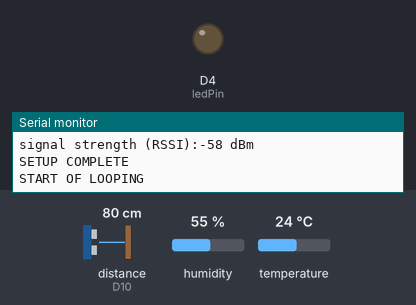
Simulated run of this sketch. Board: Arduino Uno R4 WiFi. On the bench: output pins drawn as LEDs (lit = HIGH), the last lines printed to the serial monitor. Inputs (shaded band) come from the test bench; at power-on: distance to the obstacle (sensor on D10) 80 cm, humidity 55 %, temperature 24 °C. The echo pulse lasts 58.3 µs per cm; WiFi joins after 1.5 s; servers stay silent unless stated; no MQTT or app messages arrive unless stated; pins used as bus, display or sensor lines are not drawn.

Above: at 12.6 s.
At 103.1 s:
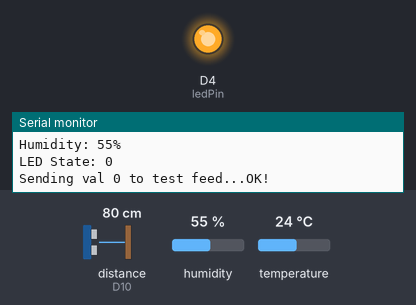
Timing chart, 0 to 104.6 s (numbered marks = the images above):
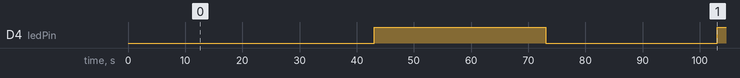

Measured:
- by itself, D4 (ledPin): LOW → HIGH at 43.0 s, → LOW 30.0 s later, → HIGH 30.0 s later

The sketch:

dht_led_mqtt_adafruit_basic.ino
```cpp
#include "WiFiS3.h"
#include "WiFiSSLClient.h"

#include "Adafruit_MQTT.h"
#include "Adafruit_MQTT_Client.h"

#include <DHT11.h>

#include "arduino_secrets.h"
#include "adafruit_secrets.h"
#include <ArduinoJson.h>

/////START GLOBAL STATES//////////////////

///////please enter your sensitive data in the Secret tab/arduino_secrets.h
char ssid[] = SECRET_SSID;      // your network SSID (name)
char pass[] = SECRET_PASS;      // your network password (use for WPA, or use as key for WEP)
int keyIndex = 0;               // your network key index number (needed only for WEP)

int status = WL_IDLE_STATUS;
WiFiServer server(80);

///////please enter your sensitive data in the Secret tab/adafruit_secrets.h
WiFiSSLClient sslClient;

// Setup the MQTT client class by passing in the WiFi client and MQTT server and login details.
Adafruit_MQTT_Client mqtt(&sslClient, AIO_SERVER, AIO_SERVERPORT_SECURE, AIO_USERNAME, AIO_KEY);


const int ledPin = 4; //LED pin #
const int dhtPin = 7; //DHT sensor pin #
const int sonarTrigPin = 9; //Ultrasonic sensor trigger pin
const int sonarEchoPin = 10; //Ultrasonic sensor echo pin
const int maxDistance = 200; //cm

unsigned long startMillis;
unsigned long currentMillis;
unsigned long maxPeriodMillis; //5mins; 1 sec = 1000 mils


float duration, distance;
int humidity, temperature;
bool ledOnState;

DHT11 dht11(dhtPin);

//MOCK WEB API SERVER SETUP
char *api_server = "api.weather.com";

const char* weather_ca =
"";

bool isStartofLoop = false;
int isLightOff = 0;

/****************************** Feeds ***************************************/

// Setup a feed called 'test' for publishing and subscribing
// Notice MQTT paths for AIO follow the form: <username>/feeds/<feedname>
Adafruit_MQTT_Publish pub_test = Adafruit_MQTT_Publish(&mqtt, AIO_USERNAME "/feeds/test");
Adafruit_MQTT_Subscribe test_sub = Adafruit_MQTT_Subscribe(&mqtt, AIO_USERNAME "/feeds/test");

/////END GLOBAL STATE////////////////

void setup() {
  // put your setup code here, to run once:
  Serial.begin(9600);

  delay(1000);
  Serial.println("SETUP STARTING");

  // Wifi Setup; Code Taken from Tutorial
  // check for the WiFi module:
  if (WiFi.status() == WL_NO_MODULE) {
    Serial.println("Communication with WiFi module failed!");
    // don't continue
    while (true);
  }

  String fv = WiFi.firmwareVersion();
  if (fv < WIFI_FIRMWARE_LATEST_VERSION) {
    Serial.println("Please upgrade the firmware");
  }

  // attempt to connect to WiFi network:
  while (status != WL_CONNECTED) {
    Serial.print("Attempting to connect to Network named: ");
    Serial.println(ssid);                   // print the network name (SSID);

    // Connect to WPA/WPA2 network. Change this line if using open or WEP network:
    status = WiFi.begin(ssid, pass);
    // wait 10 seconds for connection:
    delay(10000);
  }
  server.begin();                           // start the web server on port 80
  printWifiStatus();                        // you're connected now, so print out the status


  // Time Tracking Setup
  startMillis = millis();
  maxPeriodMillis = secondsToMillis(30); //300sec => 5min

  // LED/Sensor Setup
  pinMode(ledPin, OUTPUT);
  digitalWrite(ledPin, LOW);
  ledOnState = false;

  //Ultrasonic Sensor Setup
  pinMode(sonarTrigPin, OUTPUT);
  pinMode(sonarEchoPin, INPUT);

  // Set Adafruit IO's root CA
  sslClient.setCACert(adafruitio_root_ca_exp);
  mqtt.subscribe(&test_sub);

  Serial.println("SETUP COMPLETE");
}

void loop() {
  // put your main code here, to run repeatedly:

  if(!isStartofLoop){
  Serial.println("START OF LOOPING");
  isStartofLoop = true;
  }

  currentMillis = millis();

  if(currentMillis - startMillis >= maxPeriodMillis){
    //Sensor Reading
    sonarDistance(sonarTrigPin, sonarEchoPin);
    sensorDHT(temperature, humidity, dht11);

    Serial.print("LED State: ");
    Serial.println(digitalRead(ledPin));

    ledOnState = !ledOnState;
    digitalWrite(ledPin, ledOnState ? HIGH : LOW);

    //Web API Call
    // sslClient.setCACert(weather_ca);
    // getWeather();

    //MQTT Connect
    MQTT_connect();

    //MQTT Publish ==> Send data to MQTT broker
    // Now we can publish stuff!
    int32_t dummyVal = 0; //int failed because its 16-bit in uno, so we need to specify int32_t, 32bit
    Serial.print(F("\nSending val "));
    Serial.print(dummyVal);
    Serial.print(F(" to test feed..."));
    if (! pub_test.publish(dummyVal)) {
      Serial.println(F("Failed"));
    } else {
      Serial.println(F("OK!"));
    }

    // wait a couple seconds to avoid rate limit
    delay(2000);

    //MQTT Subscribe ==> Retrieve data from MQTT broker
    Adafruit_MQTT_Subscribe *subscription;

    //Wait one second for subscription feed from MQTT Adafruit
    //If the subscription is the test_sub subscription, print value
    //We could do elseif if we have other subscription like &sub_plant_water or %sub_plant_temp
    while ((subscription = mqtt.readSubscription(1000))) {
      if (subscription == &test_sub) {
        Serial.print(F("Received: "));
        Serial.println((char *)test_sub.lastread);
      }
    }

    //FIX TIMER
    startMillis = currentMillis;
  }
}

void sonarDistance(int trigP, int echoP){
  digitalWrite(trigP, LOW); //clears the trigger pin
  delayMicroseconds(2);
  digitalWrite(trigP, HIGH); // activate the trigger pin
  delayMicroseconds(10);
  digitalWrite(trigP, LOW); // turn off the trigger pin

  duration = pulseIn(echoP, HIGH); // read the echo pins, return the soundwave travel time in microseconds
  distance = (duration*.0343)/2; //calculate for distance in cm
  if(distance > 0){
    Serial.print("Distance: ");
    Serial.print(distance/2.54); //converts cm to in, 1 in = 2.5 cm
    Serial.println(" in");
  }

  // delay(1000);
}

void sensorDHT(int temp, int humid, DHT11 dht){
  int result = dht.readTemperatureHumidity(temp, humid);
  Serial.print("Temperature: ");
  Serial.print(temp);
  Serial.println("°C");
  Serial.print("Humidity: ");
  Serial.print(humid);
  Serial.println("%");
}

long secondsToMillis(int seconds){
  return seconds * 1000;
}

long minutesToMillis(int minutes){
  return minutes * 60 * 1000;
}

long hoursToMillis(int hours){
  return hours * 60 * 60 * 1000;
}

void printWifiStatus() {
  // print the SSID of the network you're attached to:
  Serial.print("SSID: ");
  Serial.println(WiFi.SSID());

  // print your board's IP address:
  IPAddress ip = WiFi.localIP();
  Serial.print("IP Address: ");
  Serial.println(ip);

  // print the received signal strength:
  long rssi = WiFi.RSSI();
  Serial.print("signal strength (RSSI):");
  Serial.print(rssi);
  Serial.println(" dBm");
}

//Code copied from Arduino Form
bool getWeather() {
  Serial.print("Starting connection to: ");
  Serial.println(api_server);
  if (sslClient.connect(api_server, 443)) {
    Serial.print("Connected to: ");
    Serial.println(api_server);
    sslClient.stop();
    }
  else {
    Serial.println("Connection failed");
    }
   return true;
}

// Function to connect and reconnect as necessary to the MQTT server.
// Should be called in the loop function and it will take care if connecting.
void MQTT_connect() {
  int8_t ret;

  // Stop if already connected.
  if (mqtt.connected()) {
    return;
  }

  Serial.print("Connecting to MQTT... ");

  uint8_t retries = 3;
  while ((ret = mqtt.connect()) != 0) { // connect will return 0 for connected
       Serial.println(mqtt.connectErrorString(ret));
       Serial.println("Retrying MQTT connection in 5 seconds...");
       mqtt.disconnect();
       delay(5000);  // wait 5 seconds
       retries--;
       if (retries == 0) {
         // basically die and wait for WDT to reset me
         while (1);
       }
  }

  Serial.println("MQTT Connected!");
}


//NOTES ABOUT POINTERS:
//----------------------------------------
//int a = 42;
//int* p = &a;   // p is a pointer to int
//Serial.println(*p);  // This prints the value at p → prints 42

//&	In front of var	Get address of a variable (make pointer)
//*	Declaring pointer	This is a pointer variable
//*	Using a pointer	Dereference—get or set pointed value
```

adafruit_secrets_template.h
```cpp
//adafruit_secrets.h header file
#define AIO_SERVER      "io.adafruit.com"

// Using port 8883 for MQTTS
#define AIO_SERVERPORT_SECURE  8883
#define AIO_SERVERPORT_UNSECURE 1883

// Adafruit IO Account Configuration
// (to obtain these values, visit https://io.adafruit.com and click on Active Key)
#define AIO_USERNAME "adafruit_username"
#define AIO_KEY      "adafruit_key"

// io.adafruit.com root CA certificate from example. Check often to see if it has updated. You will need this.
// https://github.com/adafruit/Adafruit_MQTT_Library/blob/master/examples/adafruitio_secure_esp32/adafruitio_secure_esp32.ino
const char* adafruitio_root_ca_exp = \
      "-----BEGIN CERTIFICATE-----\n"
      "MIIEjTCCA3WgAwIBAgIQDQd4KhM/xvmlcpbhMf/ReTANBgkqhkiG9w0BAQsFADBh\n"
      "MQswCQYDVQQGEwJVUzEVMBMGA1UEChMMRGlnaUNlcnQgSW5jMRkwFwYDVQQLExB3\n"
      "d3cuZGlnaWNlcnQuY29tMSAwHgYDVQQDExdEaWdpQ2VydCBHbG9iYWwgUm9vdCBH\n"
      "MjAeFw0xNzExMDIxMjIzMzdaFw0yNzExMDIxMjIzMzdaMGAxCzAJBgNVBAYTAlVT\n"
      "MRUwEwYDVQQKEwxEaWdpQ2VydCBJbmMxGTAXBgNVBAsTEHd3dy5kaWdpY2VydC5j\n"
      "b20xHzAdBgNVBAMTFkdlb1RydXN0IFRMUyBSU0EgQ0EgRzEwggEiMA0GCSqGSIb3\n"
      "DQEBAQUAA4IBDwAwggEKAoIBAQC+F+jsvikKy/65LWEx/TMkCDIuWegh1Ngwvm4Q\n"
      "yISgP7oU5d79eoySG3vOhC3w/3jEMuipoH1fBtp7m0tTpsYbAhch4XA7rfuD6whU\n"
      "gajeErLVxoiWMPkC/DnUvbgi74BJmdBiuGHQSd7LwsuXpTEGG9fYXcbTVN5SATYq\n"
      "DfbexbYxTMwVJWoVb6lrBEgM3gBBqiiAiy800xu1Nq07JdCIQkBsNpFtZbIZhsDS\n"
      "fzlGWP4wEmBQ3O67c+ZXkFr2DcrXBEtHam80Gp2SNhou2U5U7UesDL/xgLK6/0d7\n"
      "6TnEVMSUVJkZ8VeZr+IUIlvoLrtjLbqugb0T3OYXW+CQU0kBAgMBAAGjggFAMIIB\n"
      "PDAdBgNVHQ4EFgQUlE/UXYvkpOKmgP792PkA76O+AlcwHwYDVR0jBBgwFoAUTiJU\n"
      "IBiV5uNu5g/6+rkS7QYXjzkwDgYDVR0PAQH/BAQDAgGGMB0GA1UdJQQWMBQGCCsG\n"
      "AQUFBwMBBggrBgEFBQcDAjASBgNVHRMBAf8ECDAGAQH/AgEAMDQGCCsGAQUFBwEB\n"
      "BCgwJjAkBggrBgEFBQcwAYYYaHR0cDovL29jc3AuZGlnaWNlcnQuY29tMEIGA1Ud\n"
      "HwQ7MDkwN6A1oDOGMWh0dHA6Ly9jcmwzLmRpZ2ljZXJ0LmNvbS9EaWdpQ2VydEds\n"
      "b2JhbFJvb3RHMi5jcmwwPQYDVR0gBDYwNDAyBgRVHSAAMCowKAYIKwYBBQUHAgEW\n"
      "HGh0dHBzOi8vd3d3LmRpZ2ljZXJ0LmNvbS9DUFMwDQYJKoZIhvcNAQELBQADggEB\n"
      "AIIcBDqC6cWpyGUSXAjjAcYwsK4iiGF7KweG97i1RJz1kwZhRoo6orU1JtBYnjzB\n"
      "c4+/sXmnHJk3mlPyL1xuIAt9sMeC7+vreRIF5wFBC0MCN5sbHwhNN1JzKbifNeP5\n"
      "ozpZdQFmkCo+neBiKR6HqIA+LMTMCMMuv2khGGuPHmtDze4GmEGZtYLyF8EQpa5Y\n"
      "jPuV6k2Cr/N3XxFpT3hRpt/3usU/Zb9wfKPtWpoznZ4/44c1p9rzFcZYrWkj3A+7\n"
      "TNBJE0GmP2fhXhP1D/XVfIW/h0yCJGEiV9Glm/uGOa3DXHlmbAcxSyCRraG+ZBkA\n"
      "7h4SeM6Y8l/7MBRpPCz6l8Y=\n"
      "-----END CERTIFICATE-----\n";
```

arduino_secrets_template.h
```cpp
//arduino_secrets.h header file
#define SECRET_SSID "yournetwork"
#define SECRET_PASS "yourpassword"
```
